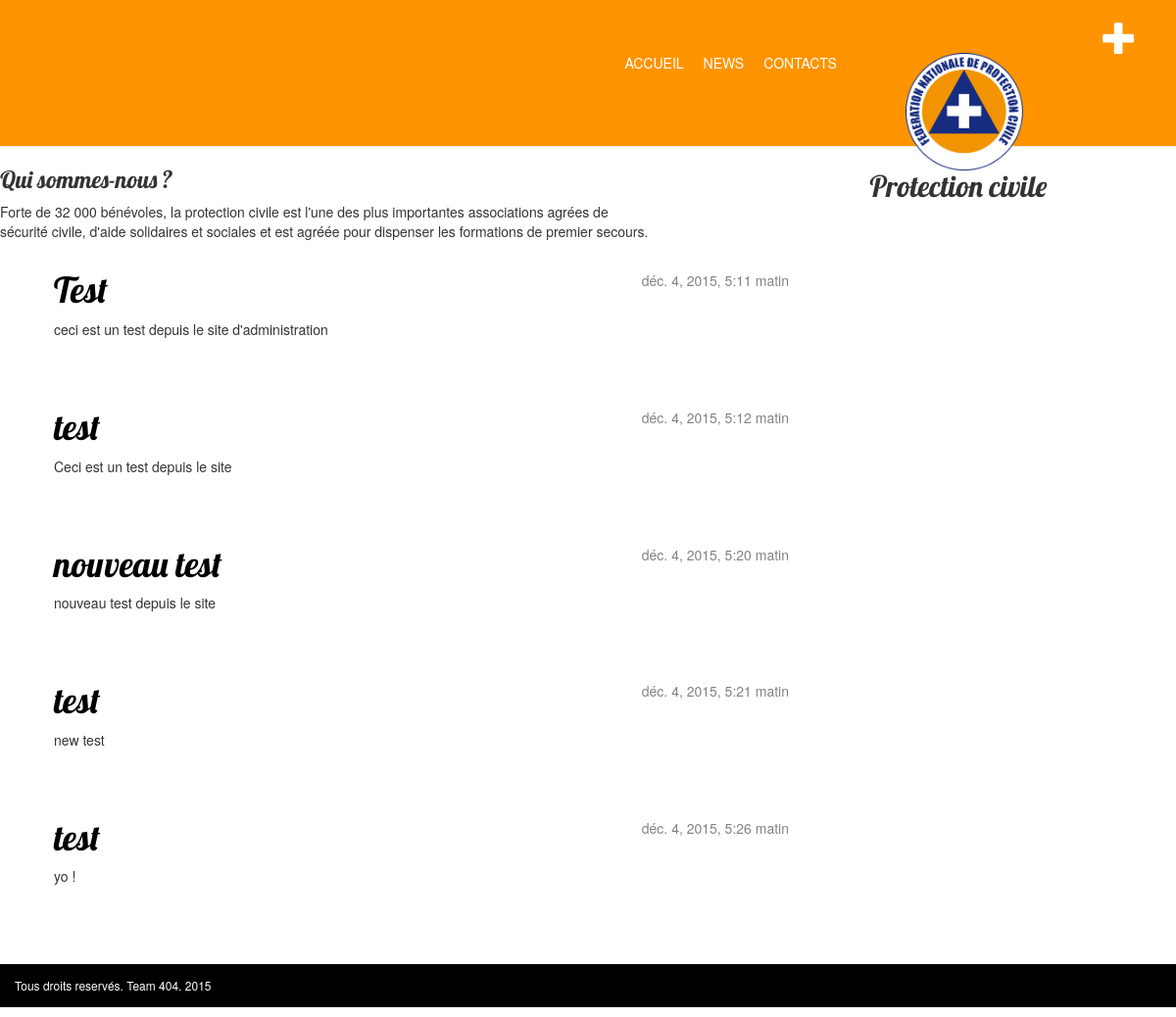
The page / on the database its author committed.
### blog/models.py (models this page shows, shortened)
class Post(models.Model):
    author = models.ForeignKey('auth.User')
    title = models.CharField(max_length=200)
    text = models.TextField()
    created_date = models.DateTimeField(
            default=timezone.now)
    published_date = models.DateTimeField(
            blank=True, null=True)

### blog/views.py (the view)
# urls.py: url(r'^$', views.post_list, name='post_list'),
def post_list(request):
    posts = Post.objects.filter(published_date__lte=timezone.now()).order_by('published_date')
    return render(request, 'blog/post_list.html', {'posts': posts})

### blog/templates/blog/post_list.html
{% extends 'blog/base.html' %}
	{% block content %}
            	{% for post in posts %}
                	<div class="post">
                    	<div class="date">
                        	{{ post.published_date }}
                    	</div>
                    	<h1><a href="{% url 'post_detail' pk=post.pk %}">{{ post.title }}</a></h1>
                    	<p>{{ post.text|linebreaks }}</p>
                	</div>
            	{% endfor %}
	{% endblock content %}

### blog/templates/blog/base.html (shortened to what this page needs)
{% load staticfiles %}
<html>
    <head>
        <link rel="stylesheet" href="//maxcdn.bootstrapcdn.com/bootstrap/3.2.0/css/bootstrap.min.css">
        <link rel="stylesheet" href="//maxcdn.bootstrapcdn.com/bootstrap/3.2.0/css/bootstrap-theme.min.css">
        <link rel="stylesheet" href="{% static 'css/blog.css' %}">
    </head>
    <body>
        <div class="page-header">
            <a href="{% url 'post_new' %}" class="top-menu"><span class="glyphicon glyphicon-plus"></span></a>
            <div id="menu">
				<li><a href="accueil.html">ACCUEIL</a></li>
				<li><a href="actualites.html">NEWS</a></li>
				<li><a href="page_contacts.html">CONTACTS</a></li>
				<img src="{% static "blog/logo_securite_civile.png" %}" alt="Logo secu"/>
				<h2>Protection civile</h2>
			</div>
        </div>
		<div id="contenu">
			<h3>Qui sommes-nous ?</h3>
			<p>Forte de 32 000 bénévoles, la protection civile est l'une des plus importantes associations agrées de sécurité civile, d'aide solidaires et sociales
			et est agréée pour dispenser les formations de premier secours.
			</p>
		</div>
        <div class="content container">
            <div class="row">
                <div class="col-md-8">
                    {% block content %}
                    {% endblock %}
                </div>
            </div>
        </div>
		<div id="footer">
			<h6>Tous droits reservés. Team 404. 2015</h6>
		</div>
    </body>
</html>

### blog/static/css/blog.css (style rules this page uses)
h1 a { color: #FCA205; font-family: 'Lobster'; }
.page-header { background-color: #ff9400; margin-top: 0; padding: 20px 20px 20px 40px; height: 150px; }
.page-header img { float: left; width: 120px; height: 120px; margin-left: 50px; }
.page-header h2 { margin-left: 250px; margin-top: 40px; }
.content { margin-left: 40px; }
h1, h2, h3, h4 { font-family: 'Lobster', cursive; }
.date { float: right; color: #828282; }
.top-menu, .top-menu:hover, .top-menu:visited { color: #ffffff; float: right; font-size: 26pt; margin-right: 20px; }
.post { margin-bottom: 70px; }
.post h1 a, .post h1 a:visited { color: #000000; }
#menu li { list-style:none; float:left; margin-right: 20px; }
#menu a { color: white; display: block; }
#menu { float: right; padding-top: 3%; padding-right: 5%; }
#footer { background-color: black; }
#footer h6 { color: white; padding: 15px; }

### rows shown on the page
Post: published_date "déc. 4, 2015, 5:11 matin", title "Test", text "ceci est un test depuis le site d'administration"
Post: published_date "déc. 4, 2015, 5:12 matin", title "test", text "Ceci est un test depuis le site"
Post: published_date "déc. 4, 2015, 5:20 matin", title "nouveau test", text "nouveau test depuis le site"
Post: published_date "déc. 4, 2015, 5:21 matin", title "test", text "new test"
Post: published_date "déc. 4, 2015, 5:26 matin", title "test", text "yo !"
